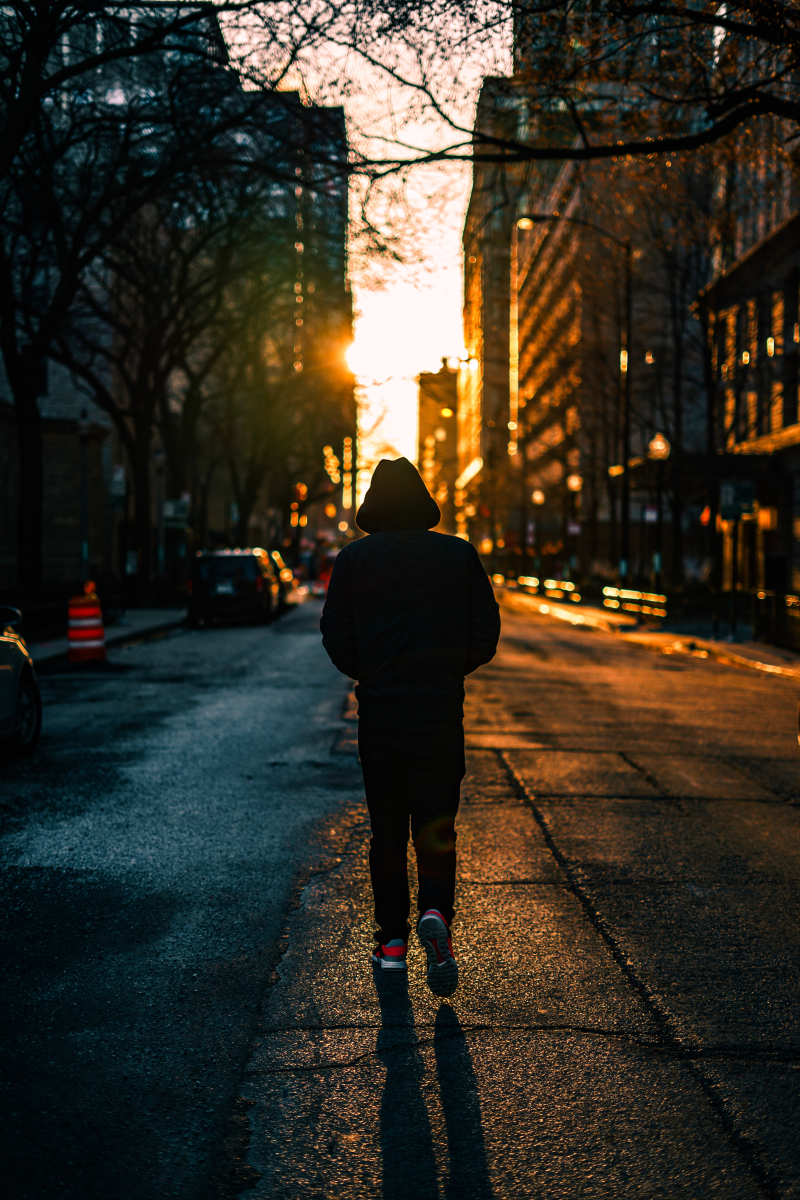
#> input picture Learning/repository/demo.jpg, 4000 x 6000 px (shown at 1/5 size)
$ python imageCrop.py
#> lines starting #> are read from the running program, lines starting #| are printed output that depends on the picture
import cv2
import numpy as np

img = cv2.imread("repository/demo.jpg")
#> img is the input picture: shape (6000, 4000, 3); mean B, G, R 36.5, 47.5, 52.8
img = cv2.resize(img,(400,600))
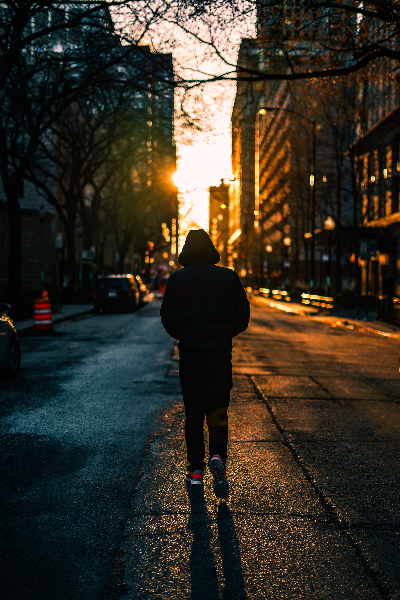
#> img: shape (600, 400, 3); mean B, G, R 36.7, 47.6, 53

# Cropping an image
imgCrop = img[100:400]
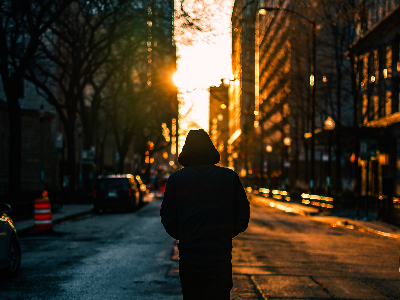
#> imgCrop: shape (300, 400, 3); mean B, G, R 32.4, 49, 60.1
cv2.imshow("Image",img)
cv2.imshow("Cropped Image",imgCrop)
cv2.waitKey(0)
